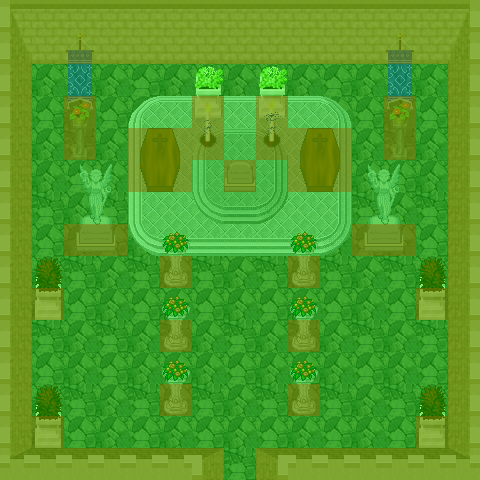

A level layout from a 2D game, rendered from its tile map. Below: a short description, then the map file with tile-grid data replaced by summaries:
An orthogonal 15x15 tile map with 32x32 px tiles, 7 tile layers (0_floor, 1_terrain, 2_object, 3_roof, ...), 24 tilesets.

<map version="1.0" orientation="orthogonal" width="15" height="15" tilewidth="32" tileheight="32">
 <tileset firstgid="1" name="../../tileset/building/castle.png" tilewidth="32" tileheight="32">
  <image source="../../tileset/building/castle.png" width="640" height="512" />
 </tileset>
 <tileset firstgid="321" name="../../tileset/ground/ground_2.png" tilewidth="32" tileheight="32">
  <image source="../../tileset/ground/ground_2.png" trans="ffffff" width="128" height="32" />
 </tileset>
 <tileset firstgid="325" name="../../tileset/furniture/light/iron_lamp.png" tilewidth="32" tileheight="32">
  <image source="../../tileset/furniture/light/iron_lamp.png" trans="ff00ff" width="32" height="96" />
 </tileset>
 <tileset firstgid="328" name="../../tileset/plant/indoor/flowering_plant.png" tilewidth="32" tileheight="32">
  <image source="../../tileset/plant/indoor/flowering_plant.png" width="64" height="32" />
 </tileset>
 <tileset firstgid="330" name="../../tileset/furniture/table/fancy_blue_red.png" tilewidth="32" tileheight="32">
  <image source="../../tileset/furniture/table/fancy_blue_red.png" trans="ff00ff" width="128" height="64" />
 </tileset>
 <tileset firstgid="338" name="../../tileset/item/documents/book.png" tilewidth="32" tileheight="32">
  <image source="../../tileset/item/documents/book.png" width="64" height="64" />
 </tileset>
 <tileset firstgid="342" name="../../tileset/item/statue/cross.png" tilewidth="32" tileheight="32">
  <image source="../../tileset/item/statue/cross.png" trans="ff00ff" width="32" height="32" />
 </tileset>
 <tileset firstgid="343" name="../../tileset/furniture/light/flames.png" tilewidth="32" tileheight="32">
  <image source="../../tileset/furniture/light/flames.png" trans="ff00ff" width="192" height="32" />
 </tileset>
 <tileset firstgid="349" name="../../tileset/logic/portal.png" tilewidth="32" tileheight="32">
  <image source="../../tileset/logic/portal.png" width="224" height="32" />
 </tileset>
 <tileset firstgid="356" name="../../tileset/logic/collision.png" tilewidth="32" tileheight="32">
  <image source="../../tileset/logic/collision.png" width="32" height="32" />
 </tileset>
 <tileset firstgid="357" name="../../tileset/logic/protection.png" tilewidth="32" tileheight="32">
  <image source="../../tileset/logic/protection.png" width="64" height="32" />
 </tileset>
 <tileset firstgid="359" name="kafelki_kamienne_zwykle" tilewidth="32" tileheight="32">
  <image source="../../tileset/pol/domki/podloga/kafelki_kamienne_zwykle.png" width="64" height="96" />
 </tileset>
 <tileset firstgid="365" name="lawka_ciemna" tilewidth="32" tileheight="32">
  <image source="../../tileset/pol/wyposazenie/lawki_krzesla/lawka_ciemna.png" width="96" height="128" />
 </tileset>
 <tileset firstgid="377" name="dywan_fiolet" tilewidth="32" tileheight="32">
  <image source="../../tileset/pol/domki/podloga/dywan_fiolet.png" width="96" height="96" />
 </tileset>
 <tileset firstgid="386" name="fotele_niebieskie_zaslona" tilewidth="32" tileheight="32">
  <image source="../../tileset/pol/wyposazenie/fotele_niebieskie_zaslona.png" width="160" height="192" />
 </tileset>
 <tileset firstgid="416" name="kamienny_podest" tilewidth="32" tileheight="32">
  <image source="../../tileset/pol/domki/podloga/kamienny_podest.png" width="192" height="96" />
 </tileset>
 <tileset firstgid="434" name="panteonik" tilewidth="32" tileheight="32">
  <image source="../../tileset/pol/domki/panteonik.png" width="256" height="352" />
 </tileset>
 <tileset firstgid="522" name="coffin" tilewidth="32" tileheight="32">
  <image source="../../tileset/item/gothic/coffin.png" width="64" height="64" />
 </tileset>
 <tileset firstgid="526" name="grave_statue_girl" tilewidth="32" tileheight="32">
  <image source="../../tileset/item/gothic/grave_statue_girl.png" width="64" height="96" />
 </tileset>
 <tileset firstgid="532" name="headstone_7" tilewidth="32" tileheight="32">
  <image source="../../tileset/item/gothic/headstone_7.png" width="32" height="32" />
 </tileset>
 <tileset firstgid="533" name="banners" tilewidth="32" tileheight="32">
  <image source="../../tileset/item/banners/banners.png" width="64" height="96" />
 </tileset>
 <tileset firstgid="539" name="urn_with_flowers" tilewidth="32" tileheight="32">
  <image source="../../tileset/item/statue/urn_with_flowers.png" width="32" height="64" />
 </tileset>
 <tileset firstgid="541" name="plants_potted_stone" tilewidth="32" tileheight="32">
  <image source="../../tileset/item/statue/plants_potted_stone.png" width="96" height="64" />
 </tileset>
 <tileset firstgid="547" name="floating_candle" tilewidth="32" tileheight="32">
  <image source="../../tileset/furniture/light/floating_candle.png" width="128" height="128" />
 </tileset>
 <layer name="0_floor" width="15" height="15">
  <data>[225 cells, 225 non-empty, 17 distinct tile ids]</data>
 </layer>
 <layer name="1_terrain" width="15" height="15">
  <data>[225 cells, 47 non-empty, 24 distinct tile ids]</data>
 </layer>
 <layer name="2_object" width="15" height="15">
  <data>[225 cells, 27 non-empty, 11 distinct tile ids]</data>
 </layer>
 <layer name="3_roof" width="15" height="15">
  <data>[225 cells, 28 non-empty, 12 distinct tile ids]</data>
 </layer>
 <layer name="objects" width="15" height="15">
  <data>[225 cells, 0 non-empty, 0 distinct tile ids]</data>
 </layer>
 <layer name="collision" width="15" height="15" opacity="0.47">
  <data>[225 cells, 99 non-empty, 1 distinct tile ids]</data>
 </layer>
 <layer name="protection" width="15" height="15" opacity="0.43">
  <data>[225 cells, 225 non-empty, 1 distinct tile ids]</data>
 </layer>
</map>
